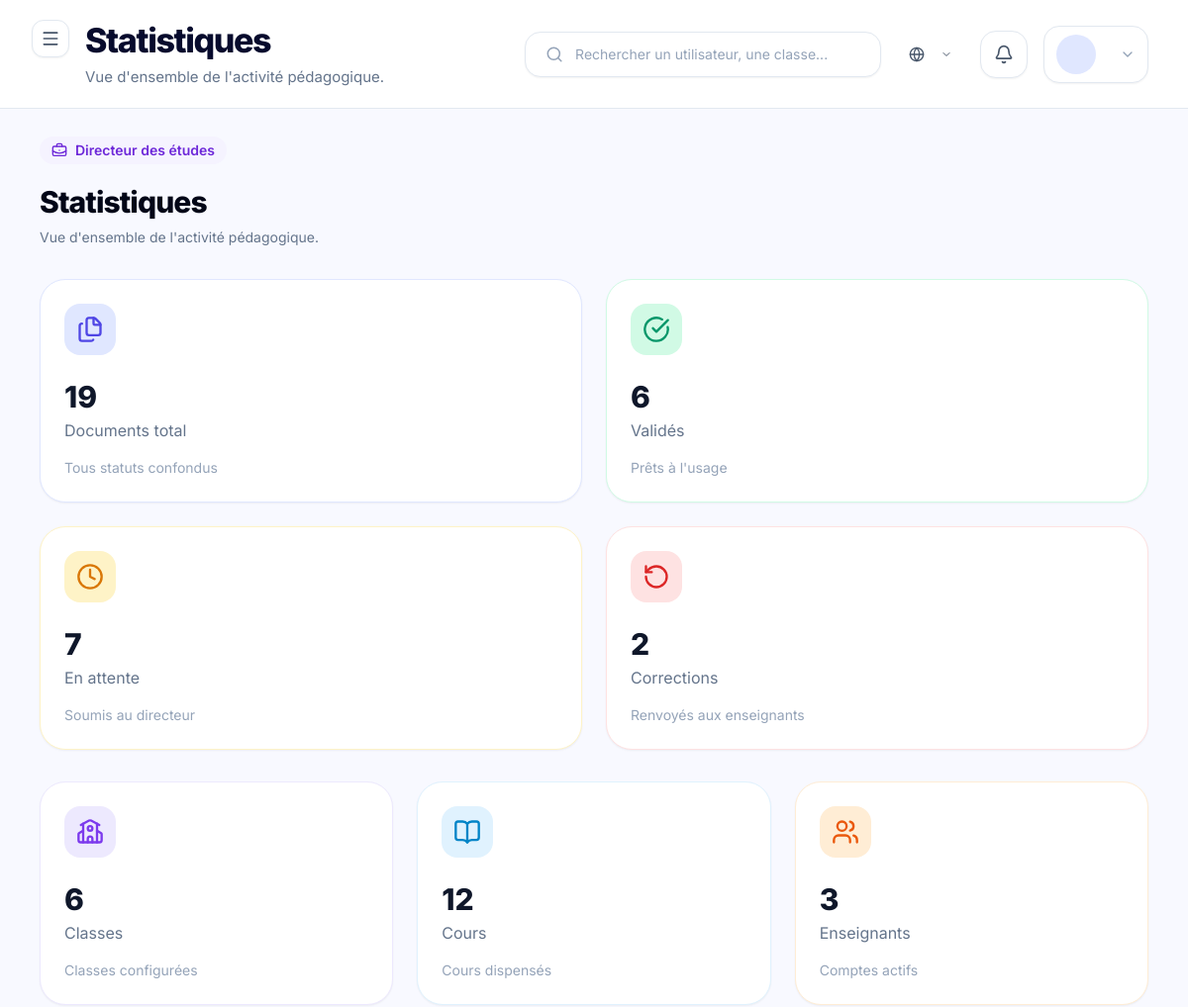
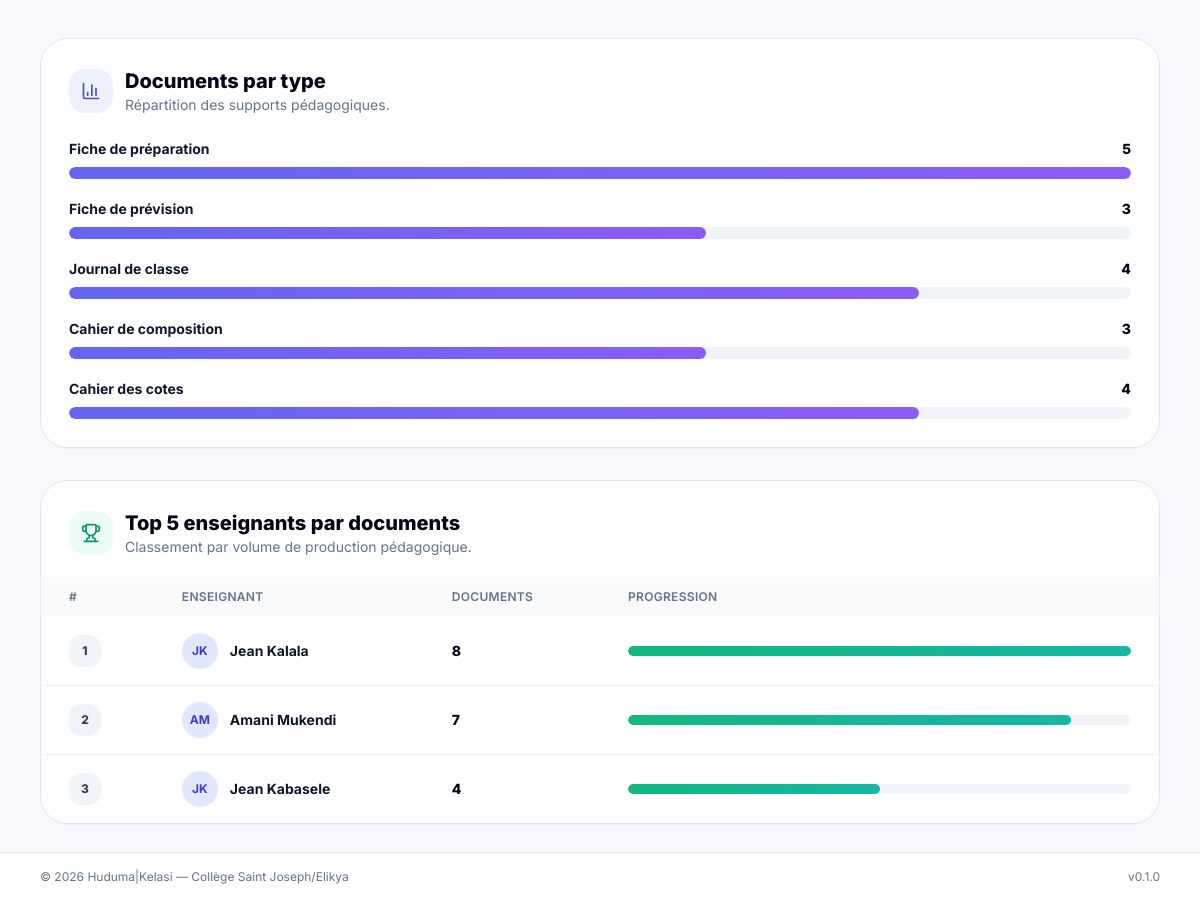
The page /dashboard/statistiques/ on the database its author committed (2 pictures, top to bottom).
### apps/accounts/models.py (models this page shows, shortened)
class User(AbstractBaseUser, PermissionsMixin, BaseModel):
    email = models.EmailField(
        unique=True,
        verbose_name=_("Email"),
        help_text=_("Adresse email utilisée comme identifiant de connexion."),
    )
    first_name = models.CharField(
        max_length=80,
        verbose_name=_("Prénom"),
    )
    last_name = models.CharField(
        max_length=80,
        verbose_name=_("Nom"),
    )
    role = models.CharField(
        max_length=30,
        choices=UserRole.choices,
        default=UserRole.ELEVE,
        verbose_name=_("Rôle"),
        help_text=_("Rôle de l'utilisateur dans la plateforme."),
    )
    phone = models.CharField(
        max_length=30,
        blank=True,
        default="",
        verbose_name=_("Téléphone"),
    )
    avatar = models.ImageField(
        upload_to="avatars/",
        blank=True,
        null=True,
        verbose_name=_("Avatar"),
    )
    is_active = models.BooleanField(
        default=True,
        verbose_name=_("Actif"),
    )
    is_staff = models.BooleanField(
        default=False,
        verbose_name=_("Accès admin Django"),
    )
    date_joined = models.DateTimeField(
        auto_now_add=True,
        verbose_name=_("Date d'inscription"),
    )
    USERNAME_FIELD = "email"
    REQUIRED_FIELDS = ["first_name", "last_name"]
    objects = UserManager()
    class Meta:
        verbose_name = _("Utilisateur")
        verbose_name_plural = _("Utilisateurs")
        ordering = ["last_name", "first_name"]
        indexes = [
            models.Index(fields=["role"]),
            models.Index(fields=["is_active"]),
        ]

### apps/dashboard/views.py (the view)
# urls.py: path("statistiques/", DirecteurStatsView.as_view(), name="stats"),
class DirecteurStatsView(TemplateView):
    template_name = "pages/directeur/stats.html"
    def get_context_data(self, **kwargs):
        context = super().get_context_data(**kwargs)
        context["page_title"] = "Statistiques"
        context["page_subtitle"] = "Vue d'ensemble de l'activité pédagogique."
        from apps.pedagogy.models import DocumentPedagogique
        from apps.academic.models import Classe, Cours
        from apps.core.constants import DocumentStatus
        from apps.accounts.models import User
        from apps.accounts.enums import UserRole
        context["stats"] = {
            "documents_total": DocumentPedagogique.objects.count(),
            "documents_valides": DocumentPedagogique.objects.filter(statut=DocumentStatus.VALIDE).count(),
            "documents_en_attente": DocumentPedagogique.objects.filter(statut=DocumentStatus.SOUMIS).count(),
            "documents_corrections": DocumentPedagogique.objects.filter(statut=DocumentStatus.CORRECTION).count(),
            "classes": Classe.objects.count(),
            "cours": Cours.objects.count(),
            "enseignants": User.objects.filter(role=UserRole.ENSEIGNANT, is_active=True).count(),
        }
        context["docs_par_type"] = []
        for type_val, type_label in DocumentPedagogique.Type.choices:
            count = DocumentPedagogique.objects.filter(type=type_val).count()
            context["docs_par_type"].append({"label": type_label, "count": count})
        from django.db.models import Count
        context["docs_par_enseignant"] = (
            DocumentPedagogique.objects.values("auteur__first_name", "auteur__last_name")
            .annotate(total=Count("id"))
            .order_by("-total")[:5]
        )
        return context

### apps/core/managers.py (called while the page is built)
    def get_queryset(self):
        return super().get_queryset().filter(deleted_at__isnull=True)

### templates/pages/directeur/stats.html (shortened to what this page needs)
{% extends "layouts/dashboard.html" %}
{% load huduma_tags %}
{% load static %}
{% block content %}
  <section class="mb-8">
    <div class="mb-5">
      <span class="inline-flex items-center gap-2 px-3 py-1 rounded-full bg-violet-50 text-violet-700 text-sm font-semibold">
        <i data-lucide="briefcase-business" class="w-4 h-4"></i>
        Directeur des études
      </span>
    </div>
    <h1 class="text-3xl font-extrabold tracking-[-0.03em] text-slate-950">
      {{ page_title }}
    </h1>
    <p class="mt-2 text-sm text-slate-500 max-w-2xl">
      {{ page_subtitle }}
    </p>
  </section>
  <section class="grid sm:grid-cols-2 xl:grid-cols-4 gap-6 mb-8">
    {% include "components/cards/stats_card.html" with label="Documents total" value=stats.documents_total icon="files" color="indigo" footer="Tous statuts confondus" %}
    {% include "components/cards/stats_card.html" with label="Validés" value=stats.documents_valides icon="check-circle" color="emerald" footer="Prêts à l'usage" %}
    {% include "components/cards/stats_card.html" with label="En attente" value=stats.documents_en_attente icon="clock" color="amber" footer="Soumis au directeur" %}
    {% include "components/cards/stats_card.html" with label="Corrections" value=stats.documents_corrections icon="rotate-ccw" color="red" footer="Renvoyés aux enseignants" %}
  </section>
  <section class="grid sm:grid-cols-3 gap-6 mb-10">
    {% include "components/cards/stats_card.html" with label="Classes" value=stats.classes icon="school" color="violet" footer="Classes configurées" %}
    {% include "components/cards/stats_card.html" with label="Cours" value=stats.cours icon="book-open" color="sky" footer="Cours dispensés" %}
    {% include "components/cards/stats_card.html" with label="Enseignants" value=stats.enseignants icon="users" color="orange" footer="Comptes actifs" %}
  </section>
  <section class="bg-white border border-slate-200 rounded-[28px] shadow-sm p-7 mb-8">
    <div class="flex items-center justify-between mb-6">
      <div class="flex items-center gap-3">
        <span class="w-11 h-11 rounded-2xl bg-indigo-50 text-indigo-600 flex items-center justify-center">
          <i data-lucide="bar-chart-3" class="w-5 h-5"></i>
        </span>
        <div>
          <h2 class="text-xl font-extrabold text-slate-950">Documents par type</h2>
          <p class="text-sm text-slate-500">Répartition des supports pédagogiques.</p>
        </div>
      </div>
    </div>
    {% if docs_par_type %}
      <div class="space-y-5">
        {% for item in docs_par_type %}
          <div>
            <div class="flex items-center justify-between mb-2">
              <span class="font-bold text-slate-900 text-sm">{{ item.label }}</span>
              <span class="font-extrabold text-slate-950 text-sm">{{ item.count }}</span>
            </div>
            <div class="w-full h-3 rounded-full bg-slate-100 overflow-hidden">
              <div
                class="doc-type-bar h-full rounded-full bg-gradient-to-r from-indigo-500 to-violet-500 transition-all duration-500"
                data-count="{{ item.count }}"
                style="width: 0%;"
              ></div>
            </div>
          </div>
        {% endfor %}
      </div>
    {% endif %}
  </section>
  <section class="bg-white border border-slate-200 rounded-[28px] shadow-sm overflow-hidden">
    <div class="flex items-center gap-3 p-7 pb-5">
      <span class="w-11 h-11 rounded-2xl bg-emerald-50 text-emerald-600 flex items-center justify-center">
        <i data-lucide="trophy" class="w-5 h-5"></i>
      </span>
      <div>
        <h2 class="text-xl font-extrabold text-slate-950">Top 5 enseignants par documents</h2>
        <p class="text-sm text-slate-500">Classement par volume de production pédagogique.</p>
      </div>
    </div>
    {% if docs_par_enseignant %}
      <div class="overflow-x-auto">
        <table class="w-full text-left">
          <thead class="bg-slate-50">
            <tr class="text-xs text-slate-500 uppercase tracking-wide">
              <th class="px-7 py-3 font-semibold">#</th>
              <th class="px-7 py-3 font-semibold">Enseignant</th>
              <th class="px-7 py-3 font-semibold">Documents</th>
              <th class="px-7 py-3 font-semibold w-1/2">Progression</th>
            </tr>
          </thead>
          <tbody class="divide-y divide-slate-100 text-sm">
            {% for item in docs_par_enseignant %}
              <tr class="hover:bg-slate-50">
                <td class="px-7 py-4">
                  <span class="w-8 h-8 rounded-xl bg-slate-100 text-slate-700 flex items-center justify-center font-extrabold text-xs">
                    {{ forloop.counter }}
                  </span>
                </td>
                <td class="px-7 py-4">
                  <div class="flex items-center gap-3">
                    <span class="w-9 h-9 rounded-full bg-indigo-100 text-indigo-700 flex items-center justify-center font-bold text-xs flex-shrink-0">
                      {% if item.auteur__first_name and item.auteur__last_name %}{{ item.auteur__first_name|slice:":1"|upper }}{{ item.auteur__last_name|slice:":1"|upper }}{% else %}?{% endif %}
                    </span>
                    <span class="font-bold text-slate-900">
                      {{ item.auteur__first_name|default:"" }} {{ item.auteur__last_name|default:"Anonyme" }}
                    </span>
                  </div>
                </td>
                <td class="px-7 py-4 font-extrabold text-slate-950">{{ item.total }}</td>
                <td class="px-7 py-4">
                  <div class="w-full h-2.5 rounded-full bg-slate-100 overflow-hidden">
                    <div
                      class="teacher-bar h-full rounded-full bg-gradient-to-r from-emerald-500 to-teal-500 transition-all duration-500"
                      data-value="{{ item.total }}"
                      style="width: 0%;"
                    ></div>
                  </div>
                </td>
              </tr>
            {% endfor %}
          </tbody>
        </table>
      </div>
    {% endif %}
  </section>
{% endblock %}

### templates/layouts/base.html (style rules this page uses)
body { font-family: 'Inter', system-ui, sans-serif; }

### rows shown on the page
User: auteur__first_name "J", auteur__last_name "K", auteur__first_name "Jean", auteur__last_name "Kalala", total "8"
User: auteur__first_name "A", auteur__last_name "M", auteur__first_name "Amani", auteur__last_name "Mukendi", total "7"
User: auteur__first_name "J", auteur__last_name "K", auteur__first_name "Jean", auteur__last_name "Kabasele", total "4"

### other values the page prints
{{ page_title|default:"Tableau de bord" }} "Statistiques"
{{ page_subtitle }} "Vue d'ensemble de l'activité pédagogique."
{{ page_title }} "Statistiques"
{{ value }} "19 6 7 2 6 12 3"
{{ label }} "Documents total Validés En attente Corrections Classes Cours Enseignants"
{{ footer }} "Tous statuts confondus Prêts à l'usage Soumis au directeur Renvoyés aux enseignants Classes configurées Cours dispensés Comptes actifs"
{{ item.label }} "Fiche de préparation" "Fiche de prévision" "Journal de classe" "Cahier de composition" "Cahier des cotes"
{{ item.count }} "5" "3" "4" "3" "4"
{{ HUDUMA_NAME }} "Huduma"
{{ HUDUMA_VERSION }} "0.1.0"
